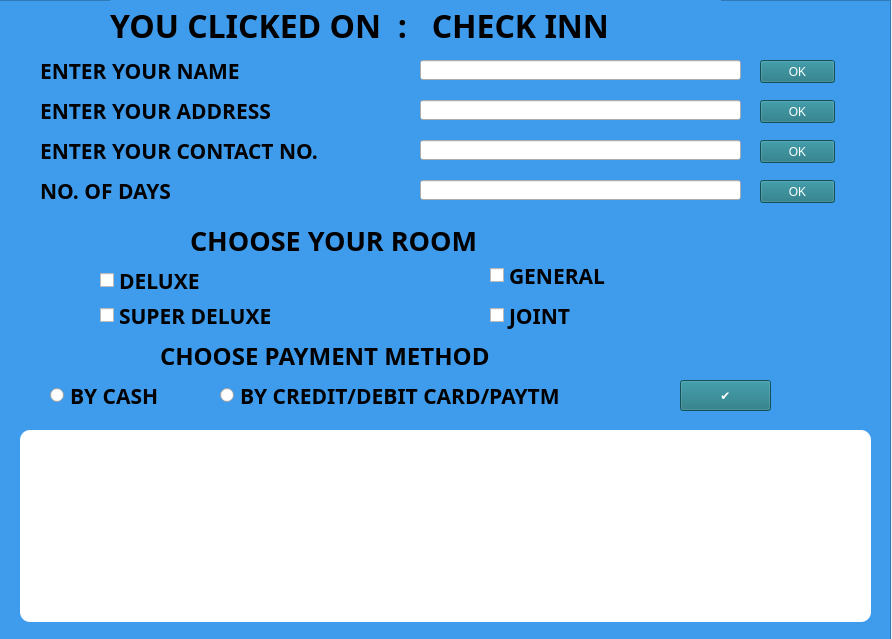
<?xml version="1.0" encoding="UTF-8"?>
<ui version="4.0">
 <class>MainWindow</class>
 <widget class="QMainWindow" name="MainWindow">
  <property name="geometry">
   <rect>
    <x>0</x>
    <y>0</y>
    <width>892</width>
    <height>639</height>
   </rect>
  </property>
  <property name="minimumSize">
   <size>
    <width>892</width>
    <height>639</height>
   </size>
  </property>
  <property name="maximumSize">
   <size>
    <width>892</width>
    <height>639</height>
   </size>
  </property>
  <property name="windowTitle">
   <string>MainWindow</string>
  </property>
  <widget class="QWidget" name="centralwidget">
   <widget class="QFrame" name="frame">
    <property name="geometry">
     <rect>
      <x>-10</x>
      <y>0</y>
      <width>901</width>
      <height>641</height>
     </rect>
    </property>
    <property name="font">
     <font>
      <family>Product Sans</family>
      <pointsize>16</pointsize>
      <weight>75</weight>
      <bold>true</bold>
     </font>
    </property>
    <property name="styleSheet">
     <string notr="true">QFrame{background-color: #3F9CED
;

}

</string>
    </property>
    <property name="frameShape">
     <enum>QFrame::StyledPanel</enum>
    </property>
    <property name="frameShadow">
     <enum>QFrame::Raised</enum>
    </property>
    <widget class="QLabel" name="INFO">
     <property name="geometry">
      <rect>
       <x>120</x>
       <y>0</y>
       <width>611</width>
       <height>51</height>
      </rect>
     </property>
     <property name="font">
      <font>
       <family>Product Sans</family>
       <pointsize>24</pointsize>
       <weight>75</weight>
       <bold>true</bold>
      </font>
     </property>
     <property name="text">
      <string>YOU CLICKED ON  :   CHECK INN</string>
     </property>
    </widget>
    <widget class="QLabel" name="name">
     <property name="geometry">
      <rect>
       <x>50</x>
       <y>40</y>
       <width>281</width>
       <height>61</height>
      </rect>
     </property>
     <property name="font">
      <font>
       <family>Product Sans</family>
       <pointsize>16</pointsize>
       <weight>75</weight>
       <bold>true</bold>
      </font>
     </property>
     <property name="text">
      <string>ENTER YOUR NAME</string>
     </property>
    </widget>
    <widget class="QLabel" name="cno">
     <property name="geometry">
      <rect>
       <x>50</x>
       <y>120</y>
       <width>371</width>
       <height>61</height>
      </rect>
     </property>
     <property name="font">
      <font>
       <family>Product Sans</family>
       <pointsize>16</pointsize>
       <weight>75</weight>
       <bold>true</bold>
      </font>
     </property>
     <property name="text">
      <string>ENTER YOUR CONTACT NO.</string>
     </property>
    </widget>
    <widget class="QLabel" name="address">
     <property name="geometry">
      <rect>
       <x>50</x>
       <y>80</y>
       <width>321</width>
       <height>61</height>
      </rect>
     </property>
     <property name="font">
      <font>
       <family>Product Sans</family>
       <pointsize>16</pointsize>
       <weight>75</weight>
       <bold>true</bold>
      </font>
     </property>
     <property name="text">
      <string>ENTER YOUR ADDRESS</string>
     </property>
    </widget>
    <widget class="QLabel" name="chooseroom">
     <property name="geometry">
      <rect>
       <x>200</x>
       <y>210</y>
       <width>381</width>
       <height>61</height>
      </rect>
     </property>
     <property name="font">
      <font>
       <family>Product Sans</family>
       <pointsize>20</pointsize>
       <weight>75</weight>
       <bold>true</bold>
      </font>
     </property>
     <property name="text">
      <string>CHOOSE YOUR ROOM</string>
     </property>
    </widget>
    <widget class="QLabel" name="days">
     <property name="geometry">
      <rect>
       <x>50</x>
       <y>160</y>
       <width>181</width>
       <height>61</height>
      </rect>
     </property>
     <property name="font">
      <font>
       <family>Product Sans</family>
       <pointsize>16</pointsize>
       <weight>75</weight>
       <bold>true</bold>
      </font>
     </property>
     <property name="text">
      <string>NO. OF DAYS</string>
     </property>
    </widget>
    <widget class="QLabel" name="label_2">
     <property name="geometry">
      <rect>
       <x>170</x>
       <y>340</y>
       <width>421</width>
       <height>31</height>
      </rect>
     </property>
     <property name="font">
      <font>
       <family>Product Sans</family>
       <pointsize>18</pointsize>
       <weight>75</weight>
       <bold>true</bold>
      </font>
     </property>
     <property name="text">
      <string>CHOOSE PAYMENT METHOD</string>
     </property>
    </widget>
    <widget class="QLineEdit" name="nameedit">
     <property name="geometry">
      <rect>
       <x>430</x>
       <y>60</y>
       <width>321</width>
       <height>20</height>
      </rect>
     </property>
     <property name="styleSheet">
      <string notr="true"/>
     </property>
    </widget>
    <widget class="QPushButton" name="ok1">
     <property name="geometry">
      <rect>
       <x>770</x>
       <y>60</y>
       <width>75</width>
       <height>23</height>
      </rect>
     </property>
     <property name="styleSheet">
      <string notr="true">QPushButton:active:after{

    padding: 0;
    margin: 0;
    opacity: 1;
    transition: 1s;
-webkit-transition-duration: 0.4s;
    transition-duration: 0.4s;

    background-color:#19707D;
    color: white;

   }
</string>
     </property>
     <property name="text">
      <string>OK</string>
     </property>
    </widget>
    <widget class="QLineEdit" name="addedit">
     <property name="geometry">
      <rect>
       <x>430</x>
       <y>100</y>
       <width>321</width>
       <height>20</height>
      </rect>
     </property>
     <property name="styleSheet">
      <string notr="true"/>
     </property>
    </widget>
    <widget class="QPushButton" name="ok2">
     <property name="geometry">
      <rect>
       <x>770</x>
       <y>100</y>
       <width>75</width>
       <height>23</height>
      </rect>
     </property>
     <property name="styleSheet">
      <string notr="true">QPushButton:active:after{

    padding: 0;
    margin: 0;
    opacity: 1;
    transition: 1s;
-webkit-transition-duration: 0.4s;
    transition-duration: 0.4s;

    background-color:#19707D;
    color: white;

   }
</string>
     </property>
     <property name="text">
      <string>OK</string>
     </property>
    </widget>
    <widget class="QLineEdit" name="cno_2">
     <property name="geometry">
      <rect>
       <x>430</x>
       <y>140</y>
       <width>321</width>
       <height>20</height>
      </rect>
     </property>
     <property name="styleSheet">
      <string notr="true"/>
     </property>
    </widget>
    <widget class="QPushButton" name="ok3">
     <property name="geometry">
      <rect>
       <x>770</x>
       <y>140</y>
       <width>75</width>
       <height>23</height>
      </rect>
     </property>
     <property name="styleSheet">
      <string notr="true">QPushButton:active:after{

    padding: 0;
    margin: 0;
    opacity: 1;
    transition: 1s;
-webkit-transition-duration: 0.4s;
    transition-duration: 0.4s;

    background-color:#19707D;
    color: white;

   }
</string>
     </property>
     <property name="text">
      <string>OK</string>
     </property>
    </widget>
    <widget class="QLineEdit" name="daysedit">
     <property name="geometry">
      <rect>
       <x>430</x>
       <y>180</y>
       <width>321</width>
       <height>20</height>
      </rect>
     </property>
     <property name="styleSheet">
      <string notr="true"/>
     </property>
    </widget>
    <widget class="QPushButton" name="ok4">
     <property name="geometry">
      <rect>
       <x>770</x>
       <y>180</y>
       <width>75</width>
       <height>23</height>
      </rect>
     </property>
     <property name="styleSheet">
      <string notr="true">QPushButton:active:after{

    padding: 0;
    margin: 0;
    opacity: 1;
    transition: 1s;
-webkit-transition-duration: 0.4s;
    transition-duration: 0.4s;

    background-color:#19707D;
    color: white;

   }
</string>
     </property>
     <property name="text">
      <string>OK</string>
     </property>
    </widget>
    <widget class="QPushButton" name="pushButton">
     <property name="geometry">
      <rect>
       <x>690</x>
       <y>380</y>
       <width>91</width>
       <height>31</height>
      </rect>
     </property>
     <property name="styleSheet">
      <string notr="true">QPushButton:active:after{

    padding: 0;
    margin: 0;
    opacity: 1;
    transition: 1s;
-webkit-transition-duration: 0.4s;
    transition-duration: 0.4s;

    background-color:#19707D;
    color: white;

   }
</string>
     </property>
     <property name="text">
      <string>✔</string>
     </property>
    </widget>
    <widget class="QCheckBox" name="general">
     <property name="geometry">
      <rect>
       <x>500</x>
       <y>260</y>
       <width>191</width>
       <height>31</height>
      </rect>
     </property>
     <property name="font">
      <font>
       <family>Product Sans</family>
       <pointsize>16</pointsize>
       <weight>75</weight>
       <bold>true</bold>
      </font>
     </property>
     <property name="text">
      <string>GENERAL</string>
     </property>
    </widget>
    <widget class="QRadioButton" name="payonline">
     <property name="geometry">
      <rect>
       <x>230</x>
       <y>380</y>
       <width>441</width>
       <height>31</height>
      </rect>
     </property>
     <property name="font">
      <font>
       <family>Product Sans</family>
       <pointsize>16</pointsize>
       <weight>75</weight>
       <bold>true</bold>
      </font>
     </property>
     <property name="text">
      <string>BY CREDIT/DEBIT CARD/PAYTM</string>
     </property>
    </widget>
    <widget class="QCheckBox" name="JOINT">
     <property name="geometry">
      <rect>
       <x>500</x>
       <y>300</y>
       <width>191</width>
       <height>31</height>
      </rect>
     </property>
     <property name="font">
      <font>
       <family>Product Sans</family>
       <pointsize>16</pointsize>
       <weight>75</weight>
       <bold>true</bold>
      </font>
     </property>
     <property name="text">
      <string>JOINT</string>
     </property>
    </widget>
    <widget class="QCheckBox" name="DELUXE">
     <property name="geometry">
      <rect>
       <x>110</x>
       <y>250</y>
       <width>111</width>
       <height>61</height>
      </rect>
     </property>
     <property name="font">
      <font>
       <family>Product Sans</family>
       <pointsize>16</pointsize>
       <weight>75</weight>
       <bold>true</bold>
      </font>
     </property>
     <property name="text">
      <string>DELUXE</string>
     </property>
    </widget>
    <widget class="QCheckBox" name="sdeluxe">
     <property name="geometry">
      <rect>
       <x>110</x>
       <y>300</y>
       <width>231</width>
       <height>31</height>
      </rect>
     </property>
     <property name="font">
      <font>
       <family>Product Sans</family>
       <pointsize>16</pointsize>
       <weight>75</weight>
       <bold>true</bold>
      </font>
     </property>
     <property name="styleSheet">
      <string notr="true"/>
     </property>
     <property name="text">
      <string>SUPER DELUXE</string>
     </property>
    </widget>
    <widget class="QRadioButton" name="CASH">
     <property name="geometry">
      <rect>
       <x>60</x>
       <y>380</y>
       <width>151</width>
       <height>31</height>
      </rect>
     </property>
     <property name="font">
      <font>
       <family>Product Sans</family>
       <pointsize>16</pointsize>
       <weight>75</weight>
       <bold>true</bold>
      </font>
     </property>
     <property name="text">
      <string>BY CASH</string>
     </property>
    </widget>
    <widget class="QListWidget" name="listWidget">
     <property name="geometry">
      <rect>
       <x>30</x>
       <y>430</y>
       <width>851</width>
       <height>192</height>
      </rect>
     </property>
     <property name="styleSheet">
      <string notr="true">QListView{
background-color: white;

border-radius:10px;
padding:10px;





}

</string>
     </property>
    </widget>
   </widget>
  </widget>
 </widget>
 <resources/>
 <connections/>
</ui>
